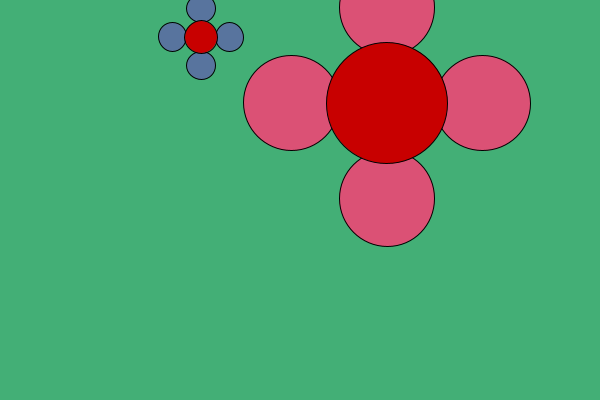
Frame 1 (no input)
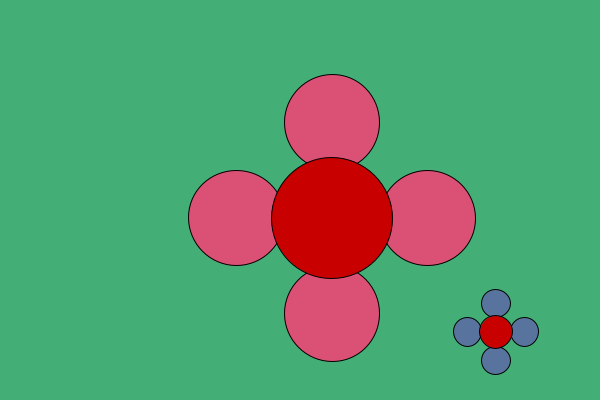
Frame 60 (the mouse pressed at the canvas centre just before this capture)
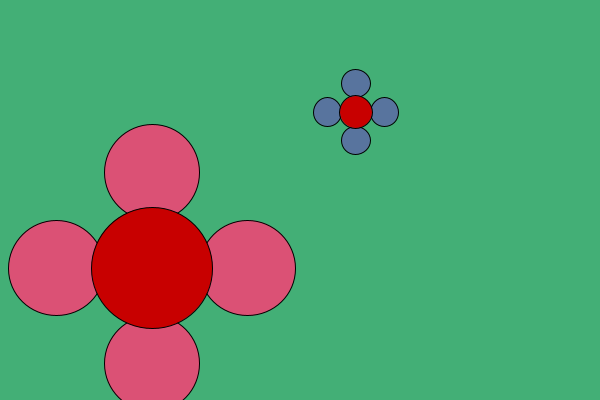
Frame 120 (the mouse held since frame 60 and released just before this capture)

The Processing sketch that drew these frames (run headless with seeded random() and noise(); from frame 60 on, the mouse is pressed at the canvas centre):

// Processing sketch: Flower
// ── Flower.pde
Flowers myFlower1;
Flowers myFlower2;
Flowers myFlower3;

float ballX;
float ballY;
int pentals =2;
int colorSelect = 256;
float radius[] = {10,100,1.1,1.4};
int numberOfPentals[] = {4,8};
int speed = 5;


void setup() {
  size(600,400);
  background(#43AF76);
  /*int tempXpos, int tempYpos, float tempRadius, int tempNumOfPentals,int tempFarverR,int tempFarverB,int tempFarverG, float tempOrigo, int tempSpeed*/
  myFlower1 = new Flowers(int(random(width)),int(random(height)),random(radius[0],radius[1]),int(random(numberOfPentals[0],numberOfPentals[1])),int(random(colorSelect)),int(random(colorSelect)),int(random(colorSelect)),random(radius[2],radius[3]),speed);
  myFlower2 = new Flowers(int(random(width)),int(random(height)),random(radius[0],radius[1]),int(random(numberOfPentals[0],numberOfPentals[1])),int(random(colorSelect)),int(random(colorSelect)),int(random(colorSelect)),random(radius[2],radius[3]),speed);
  myFlower3 = new Flowers(int(random(width)),int(random(height)),random(radius[0],radius[1]),int(random(numberOfPentals[0],numberOfPentals[1])),int(random(colorSelect)),int(random(colorSelect)),int(random(colorSelect)),random(radius[2],radius[3]),speed);
  
}
void draw()
{
  background(#43AF76);
  
  myFlower1.display();
  myFlower1.move();
  myFlower1.bounce();
  
  myFlower2.display();
  myFlower2.move();
  myFlower2.bounce();
}

// ── flower_class.pde
class Flowers
{
  int xPos;
  int yPos;
  float _radius;
  int numOfPentals;
  int farverR,farverB,farverG;
  float origoSize;
  int xSpeed;
  int ySpeed;
  
Flowers(int tempXpos, int tempYpos, float tempRadius, int tempNumOfPentals,int tempFarverR,int tempFarverB,int tempFarverG, float tempOrigo, int tempSpeed)
  {
    xPos = tempXpos;
    yPos = tempYpos;
    _radius = tempRadius;
    numOfPentals = tempNumOfPentals;
    farverR = tempFarverR;
    farverB = tempFarverB;
    farverG = tempFarverG;
    origoSize = tempOrigo;
    xSpeed = tempSpeed;
    ySpeed = tempSpeed;
  }
 
  
  void display()
  {
    for (float i=0;i<PI*2;i+=2*PI/numOfPentals) {
    fill(farverR,farverB,farverG);
  ballX=xPos + _radius*cos(i);
  ballY=yPos + _radius*sin(i);
  ellipse(ballX,ballY,_radius,_radius); 
  }
  fill(200,0,0);
  ellipse(xPos,yPos,_radius*origoSize,_radius*origoSize);
  }
  
  void move()
  {
    xPos +=xSpeed;
    yPos +=ySpeed;
  }
  
  void bounce()
  {
    if(xPos+_radius > width)
    {
      xSpeed =xSpeed*-1;
    }
    if(xPos <_radius)
    {
      xSpeed =xSpeed*-1;
    }
    if(yPos+_radius > height)
    {
      ySpeed =ySpeed*-1;
    }
    if(yPos <0+_radius)
    {
      ySpeed =ySpeed*-1;
    }
  }

}
  
